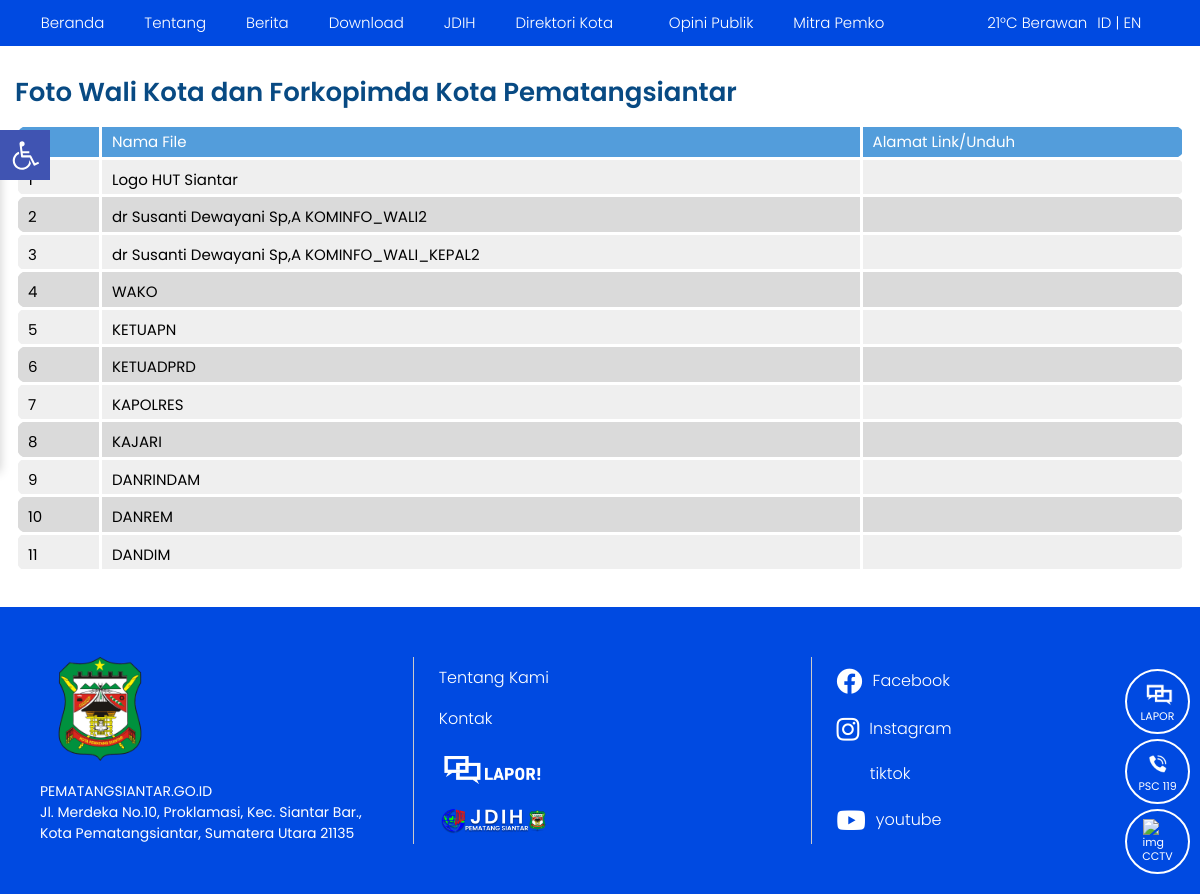
The page /index.php/foto on the database its author committed.
### tables this page shows
CREATE TABLE `tbl_files` (
  `file_id` int(11) NOT NULL,
  `file_judul` varchar(120) DEFAULT NULL,
  `file_deskripsi` text DEFAULT NULL,
  `file_tanggal` timestamp NULL DEFAULT current_timestamp(),
  `file_oleh` varchar(60) DEFAULT NULL,
  `file_download` int(11) DEFAULT 0,
  `file_data` varchar(120) DEFAULT NULL
);

### application/controllers/Foto.php (called while the page is built, shortened)
<?php
class Foto extends CI_Controller{
	function __construct(){
		$this->load->model('m_files');
		$this->load->helper('download');
		$this->load->model('m_pengunjung');
	}
	function index(){
		$x['data']=$this->m_files->get_all_files();
		$this->load->view('depan/v_foto_wali_kota',$x);
	}
}

### index.php (called while the page is built, shortened)
<?php
require_once BASEPATH.'core/CodeIgniter.php';

### application/models/M_files.php (called while the page is built, shortened)
<?php
class M_files extends CI_Model{
	function get_all_files(){
		$hsl=$this->db->query("SELECT file_id,file_judul,file_deskripsi,DATE_FORMAT(file_tanggal,'%d/%m/%Y') AS tanggal,file_oleh,file_download,file_data FROM tbl_files ORDER BY file_id DESC");
		return $hsl;
	}
}

### application/views/depan/v_foto_wali_kota.php (the view, shortened to what this page needs)
<!DOCTYPE html>
<html lang="id">
  <head>
    <link href="<?php echo base_url().'theme/depan/assets/css/datatable.css'?>" rel="stylesheet" />
    <link href="<?php echo base_url().'theme/depan/assets/css/app.css'?>" rel="stylesheet" />
    <link href="<?php echo base_url().'theme/depan/assets/css/add.css'?>" rel="stylesheet" />
    <link href="<?php echo base_url().'theme/depan/assets/plugins/slick/css/slick.css'?>" rel="stylesheet" />
    <link href="<?php echo base_url().'theme/depan/assets/plugins/slick/css/slick-theme.css'?>" rel="stylesheet" />
  </head>
  <body>
    <div class="bdgcontent">
      <div class="floatmenu">
        <div class="floatmenu__wrap">
        <ul>
            <li>
              <a
                href="https://www.lapor.go.id/instansi/pemerintah-kota-pematang-siantar"
                target="_blank"
                ><img
                  src="<?php echo base_url().'theme/depan/assets/img/floatmenu/lapor-float.png'?>"
                  alt="img"
                /><span>LAPOR</span></a
              >
            </li>
            <li>
              <a href="tel:119" rel="nofollow" target="_blank"
                ><img src="<?php echo base_url().'theme/depan/assets/img/floatmenu/2.png'?>" alt="img" /><span
                  >PSC 119</span
                ></a
              >
            </li>
            <li>
              <a href="https://cctv.pematangsiantar.go.id/"
                ><img src="<?php echo base_url().'theme/depan/assets/img/floatmenu/3.png'?>" alt="img" /><span
                  >CCTV</span
                ></a
              >
            </li>
          </ul>
        </div>
      </div>
      <header class="mainmenu">
        <div class="wrapper">
          <nav class="menu">
            <div class="menu__outer">
              <div class="menu__wrap">
                <div class="menu__left">
                  <div class="menu__utama">
                  <ul>
                      <li class="active">
                        <span
                          ><a class="smuroll" href="<?php echo site_url('');?>"
                            ><i class="fas fa-home"></i> Beranda
                          </a></span
                        >
                      </li>
                      <li class="has-dropdown">
                        <span><a href="<?php echo site_url('about');?>">Tentang</a></span>
                      </li>
                      <li>
                        <span><a href="<?php echo site_url('blog');?>">Berita</a></span>
                      </li>
                      <li class="has-dropdown">
                        <span
                          ><a href="#">Download</a>
                          <i class="idrop fas fa-caret-down"></i
                        ></span>
                      </li>
                      <li>
                        <span><a href="https://jdih.pematangsiantar.go.id/">JDIH</a></span>
                      </li>
                      <li class="has-dropdown">
                        <span
                          ><a href="#">Direktori Kota</a>
                          <i class="idrop fas fa-caret-down"></i
                        ></span>
                      </li>
                      <li>
                        <a href="https://opinipublik.pematangsiantar.go.id/berita/"
                          ><i class="fas fa-exclamation-circle"></i> Opini Publik</a
                        >
                      </li>
                      <li class="has-dropdown">
    <span>
        <a href="#" >Mitra Pemko</a>
        <i class="idrop fas fa-caret-down"></i>
    </span>
</li>
                    </ul>
                  </div>
                </div>
              </div>
            </div>
            <div class="menu__right">
              <div class="hujanbahasa">
                <div class="hujan">21&#176;C Berawan</div>
                <div class="bahasa">
                  <a href="city-directory9bb4.html?lang=id">ID</a> |
                  <a href="city-directory9ed2.html?lang=en">EN</a>
                </div>
              </div>
              <div class="search">
                <div class="search__icon">
                  <i class="scari-icon fas fa-search"></i>
                </div>
              </div>
            </div>
          </nav>
        </div>
      </header>
      <div class="wrapper">
        <div class="mainwrap">
          <div class="sectionrow">
            <div class="dinasterkait">
              <div class="xsection__header">
                <h1 class="xsection__title">Foto Wali Kota dan Forkopimda Kota Pematangsiantar</h1>
              </div>
              <div class="dinasterkait__body">
                <div class="zentable-outer">
                  <table class="zentable cityd-table" id="myTable">
                    <thead>
                      <tr>
                        <td>No</td>
                        <td>Nama File</td>
                        <td>Alamat Link/Unduh</td>
                      </tr>
                    </thead>
                   <tbody>
                   <?php
                      $no = 1;
                      foreach ($data->result() as $row):
                          if ($row->file_oleh == "Foto"):
                      ?>
                          <tr>
                              <td><?php echo $no++;?></td>
                              <td><?php echo $row->file_judul;?></td>
                              <td style="text-align:center;">
                                  <a href="<?php echo site_url('download/get_file/'.$row->file_id);?>" class="btn btn-info">
                                      <i class="fa fa-download" aria-hidden="true" style="color: #253B7B; font-size: 24px;"></i>
                                  </a>
                              </td>
                          </tr>
                      <?php
                          endif;
                      endforeach;
                      ?>
                   </tbody>
                  </table>
                </div>
              </div>
            </div>
          </div>
        </div>
      </div>
      <footer class="bg-blue">
        <div class="wrapper">
          <div class="footer">
            <div class="footer__col">
              <div class="footlogo">
                <img src="<?php echo base_url().'theme/depan/assets/img/logo.png'?>" alt="" />
              </div>
              <div class="footalamat">
              PEMATANGSIANTAR.GO.ID<br />
              Jl. Merdeka No.10, Proklamasi, Kec. Siantar Bar., <br>
               Kota Pematangsiantar, Sumatera Utara 21135
              </div>
            </div>
            <div class="footer__col">
              <ul class="footmenu">
                <li><a href="<?php echo site_url('about');?>">Tentang Kami</a></li>
                <li><a href="<?php echo site_url('kontak');?>">Kontak</a></li>
                <li>
                  <a
                    target="_blank"
                    href="https://www.lapor.go.id/instansi/pemerintah-kota-pematang-siantar"
                    ><img width="110" src="<?php echo base_url().'theme/depan/assets/img/lapor-foot.png'?>" alt=""
                  /></a>
                </li>
                <li>
                  <a target="_blank" href="https://jdih.pematangsiantar.go.id/"
                    ><img width="110" src="<?php echo base_url().'theme/depan/assets/img/jdih-foot.png'?>" alt=""
                  /></a>
                </li>
              </ul>
            </div>
            <div class="footer__col">
              <ul class="sosmedrow">
                <li>
                  <a href="https://www.facebook.com/diskominfopematangsiantar" target="_blank"
                    ><i class="fab fa-facebook"></i>Facebook</a
                  >
                </li>
                <li>
                  <a
                    href="https://www.instagram.com/diskominfopematangsiantar/"
                    target="_blank"
                    ><i class="fab fa-instagram"></i> Instagram</a
                  >
                </li>
                <li>
                  <a href="https://www.tiktok.com/@kominfopematangsiantar?_t=8gL05bIR9Os&_r=1" target="_blank"
                    ><img
                    />&nbsp;&nbsp; tiktok</a
                  >
                </li>
                <li>
                  <a
                    href="https://www.youtube.com/@DiskominfoPematangsiantar"
                    target="_blank"
                    ><i class="fab fa-youtube"></i> youtube</a
                  >
                </li>
              </ul>
            </div>
          </div>
        </div>
      </footer>
    </div>
  </body>
</html>

### theme/depan/assets/css/add.css (style rules this page uses)
.floatmenu { bottom: 15px; }
.floatmenu__wrap ul li img { object-fit: contain; }

### rows shown on the page
tbl_files: file_judul "Logo HUT Siantar"
tbl_files: file_judul "dr Susanti Dewayani Sp,A KOMINFO_WALI2"
tbl_files: file_judul "dr Susanti Dewayani Sp,A KOMINFO_WALI_KEPAL2"
tbl_files: file_judul "WAKO"
tbl_files: file_judul "KETUAPN"
tbl_files: file_judul "KETUADPRD"
tbl_files: file_judul "KAPOLRES"
tbl_files: file_judul "KAJARI"
tbl_files: file_judul "DANRINDAM"
tbl_files: file_judul "DANREM"
tbl_files: file_judul "DANDIM"
